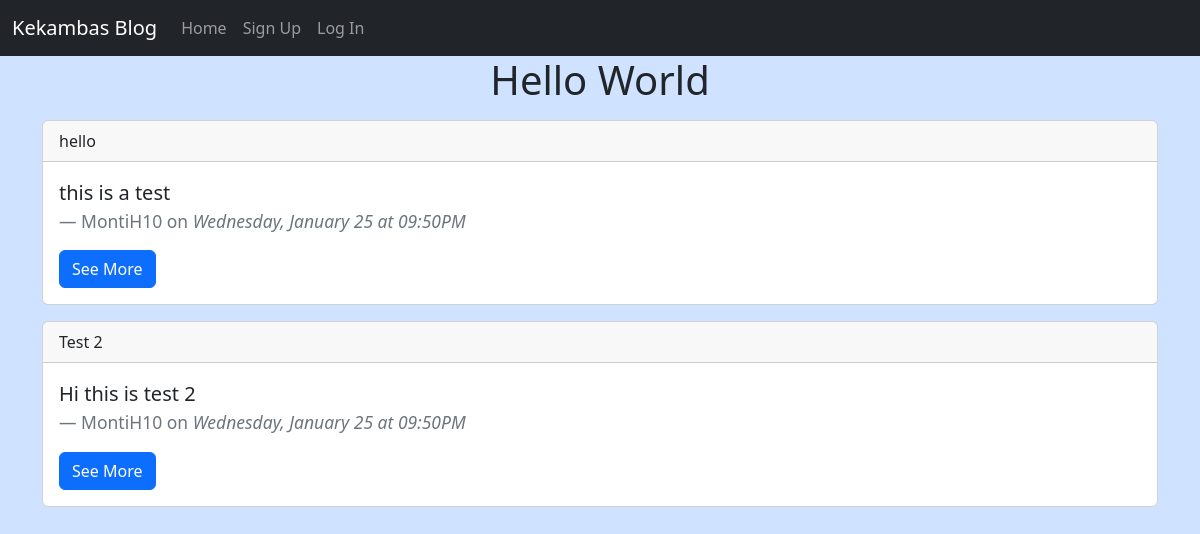
The app's page /, older data.
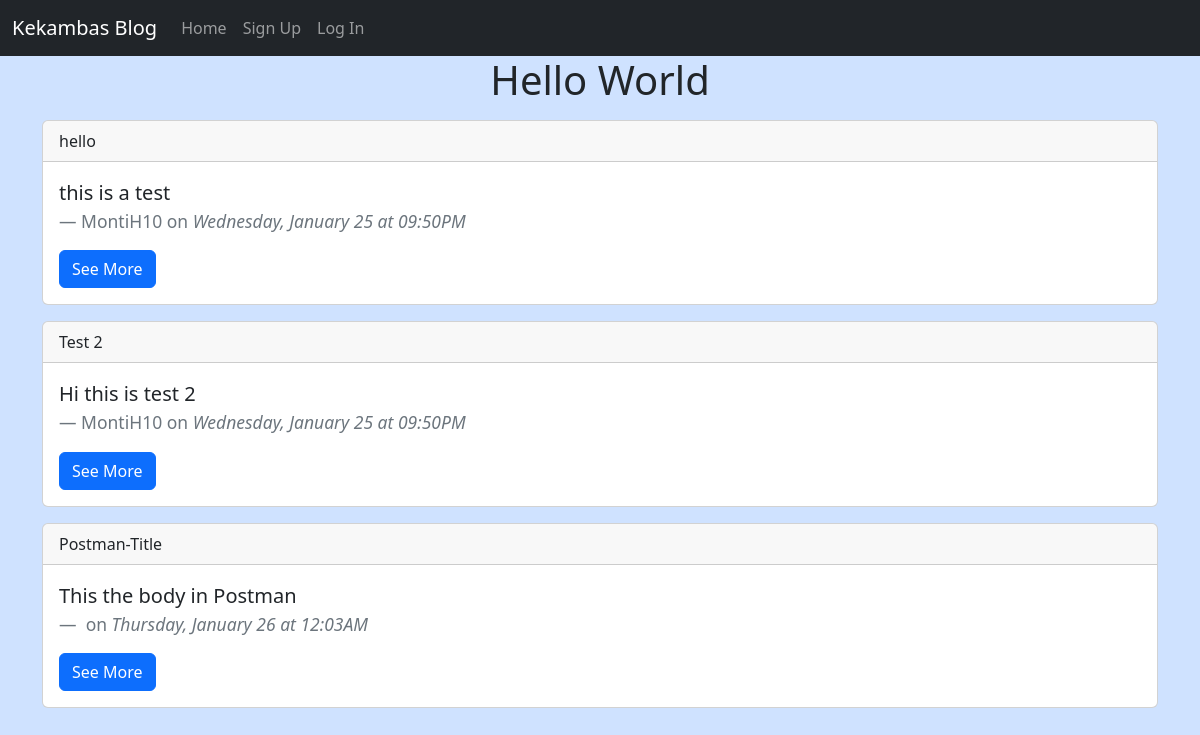
The same page, newer data.
### app/models.py (models this page shows, shortened)
class Post(db.Model):
    id = db.Column(db.Integer, primary_key=True)
    title = db.Column(db.String, nullable=False)
    body = db.Column(db.String, nullable=False)
    date_created = db.Column(db.DateTime, nullable=False, default=datetime.utcnow)
    user_id = db.Column(db.Integer, db.ForeignKey('user.id')) # SQL Equivalent - FOREIGN KEY(user_id) REFERENCES user(id)

class User(db.Model, UserMixin):
    id = db.Column(db.Integer, primary_key=True)
    email = db.Column(db.String(50), nullable=False, unique=True)
    username = db.Column(db.String(50), nullable=False, unique=True)
    password = db.Column(db.String(256), nullable=False)
    date_created = db.Column(db.DateTime, nullable=False, default=datetime.utcnow)
    posts = db.relationship('Post', backref='author', lazy='dynamic')
    token =db.Column(db.String(32), index=True, unique=True)
    token_expiration = db.Column(db.DateTime)

### app/routes.py (the view)
@app.route('/')
def index():
    posts = Post.query.all()
    return render_template('index.html', posts=posts)

### app/templates/index.html (shortened to what this page needs)
{% extends 'base.html' %}
{% block content %}
{% if current_user.is_authenticated %}
    <h1 class="text-center">Welcome Back, {{ current_user.username }}!</h1>
{% else %}
    <h1 class="text-center">Hello World</h1>
{% endif %}
{% for post in posts %}
    <div class="card my-3">
        <div class="card-header">
        {{ post.title }}
        </div>
        <div class="card-body">
        <blockquote class="blockquote mb-0">
            <p>{{ post.body }}</p>
            <footer class="blockquote-footer">{{ post.author.username }} on
                <cite title="Source Title">{{ post.date_created.strftime('%A, %B %d at %I:%M%p') }}</cite>
            </footer>
        </blockquote>
        <a href="{{ url_for('get_post', post_id=post.id) }}" class="btn btn-primary mt-3">See More</a>
        </div>
    </div>
{% endfor %}
{% endblock %}

### app/templates/base.html (shortened to what this page needs)
<!DOCTYPE html>
<html lang="en">
<head>
    <link rel="stylesheet" href="https://cdn.jsdelivr.net/npm/bootstrap@5.3.0-alpha1/dist/css/bootstrap.min.css">
</head>
<body class="bg-primary-subtle">
    {% include 'nav.html' %}
    <div class="container">
        {% block content %}
        {% endblock %}
    </div>
</body>
</html>

### app/templates/nav.html (shortened to what this page needs)
<nav class="navbar navbar-expand-lg bg-dark" data-bs-theme="dark">
    <div class="container-fluid">
        <a class="navbar-brand" href="/">Kekambas Blog</a>
        <div class="collapse navbar-collapse" id="navbarNavAltMarkup">
        <div class="navbar-nav">
            <a class="nav-link" href="{{ url_for('index') }}">Home</a>
            {% if current_user.is_authenticated %}
                <a class="nav-link" href="{{ url_for('logout') }}">Log Out</a>
                <a class="nav-link" href="{{ url_for('create_post') }}">Create a Post</a>
            {% else %}
                <a class="nav-link" href="{{ url_for('signup') }}">Sign Up</a>
                <a class="nav-link" href="{{ url_for('login') }}">Log In</a>
            {% endif %}
        </div>
        </div>
    </div>
</nav>

Row changes from the older to the newer data that the page shows:
added Post: title "Postman-Title", body "This the body in Postman", date_created "Thursday, January 26 at 12:03AM"
